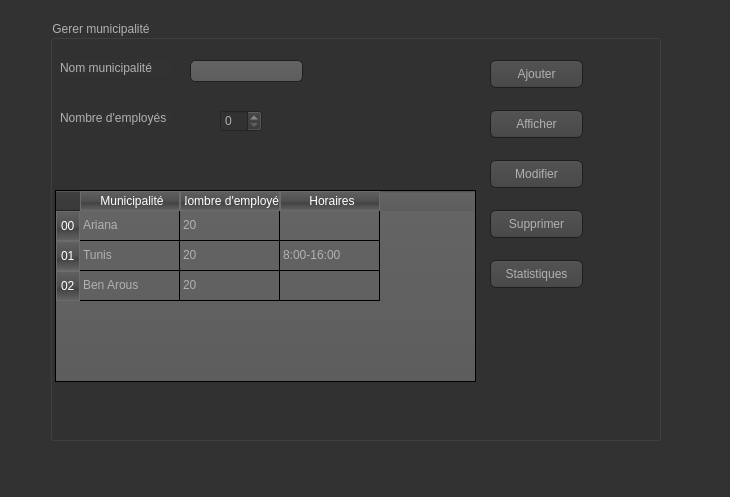
<?xml version="1.0" encoding="UTF-8"?>
<ui version="4.0">
 <class>GestionBureau</class>
 <widget class="QDialog" name="GestionBureau">
  <property name="geometry">
   <rect>
    <x>0</x>
    <y>0</y>
    <width>730</width>
    <height>497</height>
   </rect>
  </property>
  <property name="windowTitle">
   <string>Dialog</string>
  </property>
  <property name="styleSheet">
   <string notr="true">QToolTip
{
     border: 1px solid black;
     background-color: #ffa02f;
     padding: 1px;
     border-radius: 3px;
     opacity: 100;
}

QWidget
{
    color: #b1b1b1;
    background-color: #323232;
}

QWidget:item:hover
{
    background-color: QLinearGradient( x1: 0, y1: 0, x2: 0, y2: 1, stop: 0 #ffa02f, stop: 1 #ca0619);
    color: #000000;
}

QWidget:item:selected
{
    background-color: QLinearGradient( x1: 0, y1: 0, x2: 0, y2: 1, stop: 0 #ffa02f, stop: 1 #d7801a);
}

QMenuBar::item
{
    background: transparent;
}

QMenuBar::item:selected
{
    background: transparent;
    border: 1px solid #ffaa00;
}

QMenuBar::item:pressed
{
    background: #444;
    border: 1px solid #000;
    background-color: QLinearGradient(
        x1:0, y1:0,
        x2:0, y2:1,
        stop:1 #212121,
        stop:0.4 #343434/*,
        stop:0.2 #343434,
        stop:0.1 #ffaa00*/
    );
    margin-bottom:-1px;
    padding-bottom:1px;
}

QMenu
{
    border: 1px solid #000;
}

QMenu::item
{
    padding: 2px 20px 2px 20px;
}

QMenu::item:selected
{
    color: #000000;
}

QWidget:disabled
{
    color: #404040;
    background-color: #323232;
}

QAbstractItemView
{
    background-color: QLinearGradient( x1: 0, y1: 0, x2: 0, y2: 1, stop: 0 #4d4d4d, stop: 0.1 #646464, stop: 1 #5d5d5d);
}

QWidget:focus
{
    /*border: 2px solid QLinearGradient( x1: 0, y1: 0, x2: 0, y2: 1, stop: 0 #ffa02f, stop: 1 #d7801a);*/
}

QLineEdit
{
    background-color: QLinearGradient( x1: 0, y1: 0, x2: 0, y2: 1, stop: 0 #4d4d4d, stop: 0 #646464, stop: 1 #5d5d5d);
    padding: 1px;
    border-style: solid;
    border: 1px solid #1e1e1e;
    border-radius: 5;
}

QPushButton
{
    color: #b1b1b1;
    background-color: QLinearGradient( x1: 0, y1: 0, x2: 0, y2: 1, stop: 0 #565656, stop: 0.1 #525252, stop: 0.5 #4e4e4e, stop: 0.9 #4a4a4a, stop: 1 #464646);
    border-width: 1px;
    border-color: #1e1e1e;
    border-style: solid;
    border-radius: 6;
    padding: 3px;
    font-size: 12px;
    padding-left: 5px;
    padding-right: 5px;
}

QPushButton:pressed
{
    background-color: QLinearGradient( x1: 0, y1: 0, x2: 0, y2: 1, stop: 0 #2d2d2d, stop: 0.1 #2b2b2b, stop: 0.5 #292929, stop: 0.9 #282828, stop: 1 #252525);
}

QComboBox
{
    selection-background-color: #ffaa00;
    background-color: QLinearGradient( x1: 0, y1: 0, x2: 0, y2: 1, stop: 0 #565656, stop: 0.1 #525252, stop: 0.5 #4e4e4e, stop: 0.9 #4a4a4a, stop: 1 #464646);
    border-style: solid;
    border: 1px solid #1e1e1e;
    border-radius: 5;
}

QComboBox:hover,QPushButton:hover
{
    border: 2px solid QLinearGradient( x1: 0, y1: 0, x2: 0, y2: 1, stop: 0 #ffa02f, stop: 1 #d7801a);
}


QComboBox:on
{
    padding-top: 3px;
    padding-left: 4px;
    background-color: QLinearGradient( x1: 0, y1: 0, x2: 0, y2: 1, stop: 0 #2d2d2d, stop: 0.1 #2b2b2b, stop: 0.5 #292929, stop: 0.9 #282828, stop: 1 #252525);
    selection-background-color: #ffaa00;
}

QComboBox QAbstractItemView
{
    border: 2px solid darkgray;
    selection-background-color: QLinearGradient( x1: 0, y1: 0, x2: 0, y2: 1, stop: 0 #ffa02f, stop: 1 #d7801a);
}

QComboBox::drop-down
{
     subcontrol-origin: padding;
     subcontrol-position: top right;
     width: 15px;

     border-left-width: 0px;
     border-left-color: darkgray;
     border-left-style: solid; /* just a single line */
     border-top-right-radius: 3px; /* same radius as the QComboBox */
     border-bottom-right-radius: 3px;
 }

QComboBox::down-arrow
{
     image: url(:/down_arrow.png);
}

QGroupBox:focus
{
border: 2px solid QLinearGradient( x1: 0, y1: 0, x2: 0, y2: 1, stop: 0 #ffa02f, stop: 1 #d7801a);
}

QTextEdit:focus
{
    border: 2px solid QLinearGradient( x1: 0, y1: 0, x2: 0, y2: 1, stop: 0 #ffa02f, stop: 1 #d7801a);
}

QScrollBar:horizontal {
     border: 1px solid #222222;
     background: QLinearGradient( x1: 0, y1: 0, x2: 0, y2: 1, stop: 0.0 #121212, stop: 0.2 #282828, stop: 1 #484848);
     height: 7px;
     margin: 0px 16px 0 16px;
}

QScrollBar::handle:horizontal
{
      background: QLinearGradient( x1: 0, y1: 0, x2: 1, y2: 0, stop: 0 #ffa02f, stop: 0.5 #d7801a, stop: 1 #ffa02f);
      min-height: 20px;
      border-radius: 2px;
}

QScrollBar::add-line:horizontal {
      border: 1px solid #1b1b19;
      border-radius: 2px;
      background: QLinearGradient( x1: 0, y1: 0, x2: 1, y2: 0, stop: 0 #ffa02f, stop: 1 #d7801a);
      width: 14px;
      subcontrol-position: right;
      subcontrol-origin: margin;
}

QScrollBar::sub-line:horizontal {
      border: 1px solid #1b1b19;
      border-radius: 2px;
      background: QLinearGradient( x1: 0, y1: 0, x2: 1, y2: 0, stop: 0 #ffa02f, stop: 1 #d7801a);
      width: 14px;
     subcontrol-position: left;
     subcontrol-origin: margin;
}

QScrollBar::right-arrow:horizontal, QScrollBar::left-arrow:horizontal
{
      border: 1px solid black;
      width: 1px;
      height: 1px;
      background: white;
}

QScrollBar::add-page:horizontal, QScrollBar::sub-page:horizontal
{
      background: none;
}

QScrollBar:vertical
{
      background: QLinearGradient( x1: 0, y1: 0, x2: 1, y2: 0, stop: 0.0 #121212, stop: 0.2 #282828, stop: 1 #484848);
      width: 7px;
      margin: 16px 0 16px 0;
      border: 1px solid #222222;
}

QScrollBar::handle:vertical
{
      background: QLinearGradient( x1: 0, y1: 0, x2: 0, y2: 1, stop: 0 #ffa02f, stop: 0.5 #d7801a, stop: 1 #ffa02f);
      min-height: 20px;
      border-radius: 2px;
}

QScrollBar::add-line:vertical
{
      border: 1px solid #1b1b19;
      border-radius: 2px;
      background: QLinearGradient( x1: 0, y1: 0, x2: 0, y2: 1, stop: 0 #ffa02f, stop: 1 #d7801a);
      height: 14px;
      subcontrol-position: bottom;
      subcontrol-origin: margin;
}

QScrollBar::sub-line:vertical
{
      border: 1px solid #1b1b19;
      border-radius: 2px;
      background: QLinearGradient( x1: 0, y1: 0, x2: 0, y2: 1, stop: 0 #d7801a, stop: 1 #ffa02f);
      height: 14px;
      subcontrol-position: top;
      subcontrol-origin: margin;
}

QScrollBar::up-arrow:vertical, QScrollBar::down-arrow:vertical
{
      border: 1px solid black;
      width: 1px;
      height: 1px;
      background: white;
}


QScrollBar::add-page:vertical, QScrollBar::sub-page:vertical
{
      background: none;
}

QTextEdit
{
    background-color: #242424;
}

QPlainTextEdit
{
    background-color: #242424;
}

QHeaderView::section
{
    background-color: QLinearGradient(x1:0, y1:0, x2:0, y2:1, stop:0 #616161, stop: 0.5 #505050, stop: 0.6 #434343, stop:1 #656565);
    color: white;
    padding-left: 4px;
    border: 1px solid #6c6c6c;
}

QCheckBox:disabled
{
color: #414141;
}

QDockWidget::title
{
    text-align: center;
    spacing: 3px; /* spacing between items in the tool bar */
    background-color: QLinearGradient(x1:0, y1:0, x2:0, y2:1, stop:0 #323232, stop: 0.5 #242424, stop:1 #323232);
}

QDockWidget::close-button, QDockWidget::float-button
{
    text-align: center;
    spacing: 1px; /* spacing between items in the tool bar */
    background-color: QLinearGradient(x1:0, y1:0, x2:0, y2:1, stop:0 #323232, stop: 0.5 #242424, stop:1 #323232);
}

QDockWidget::close-button:hover, QDockWidget::float-button:hover
{
    background: #242424;
}

QDockWidget::close-button:pressed, QDockWidget::float-button:pressed
{
    padding: 1px -1px -1px 1px;
}

QMainWindow::separator
{
    background-color: QLinearGradient(x1:0, y1:0, x2:0, y2:1, stop:0 #161616, stop: 0.5 #151515, stop: 0.6 #212121, stop:1 #343434);
    color: white;
    padding-left: 4px;
    border: 1px solid #4c4c4c;
    spacing: 3px; /* spacing between items in the tool bar */
}

QMainWindow::separator:hover
{

    background-color: QLinearGradient(x1:0, y1:0, x2:0, y2:1, stop:0 #d7801a, stop:0.5 #b56c17 stop:1 #ffa02f);
    color: white;
    padding-left: 4px;
    border: 1px solid #6c6c6c;
    spacing: 3px; /* spacing between items in the tool bar */
}

QToolBar::handle
{
     spacing: 3px; /* spacing between items in the tool bar */
     background: url(:/images/handle.png);
}

QMenu::separator
{
    height: 2px;
    background-color: QLinearGradient(x1:0, y1:0, x2:0, y2:1, stop:0 #161616, stop: 0.5 #151515, stop: 0.6 #212121, stop:1 #343434);
    color: white;
    padding-left: 4px;
    margin-left: 10px;
    margin-right: 5px;
}

QProgressBar
{
    border: 2px solid grey;
    border-radius: 5px;
    text-align: center;
}

QProgressBar::chunk
{
    background-color: #d7801a;
    width: 2.15px;
    margin: 0.5px;
}

QTabBar::tab {
    color: #b1b1b1;
    border: 1px solid #444;
    border-bottom-style: none;
    background-color: #323232;
    padding-left: 10px;
    padding-right: 10px;
    padding-top: 3px;
    padding-bottom: 2px;
    margin-right: -1px;
}

QTabWidget::pane {
    border: 1px solid #444;
    top: 1px;
}

QTabBar::tab:last
{
    margin-right: 0; /* the last selected tab has nothing to overlap with on the right */
    border-top-right-radius: 3px;
}

QTabBar::tab:first:!selected
{
 margin-left: 0px; /* the last selected tab has nothing to overlap with on the right */


    border-top-left-radius: 3px;
}

QTabBar::tab:!selected
{
    color: #b1b1b1;
    border-bottom-style: solid;
    margin-top: 3px;
    background-color: QLinearGradient(x1:0, y1:0, x2:0, y2:1, stop:1 #212121, stop:.4 #343434);
}

QTabBar::tab:selected
{
    border-top-left-radius: 3px;
    border-top-right-radius: 3px;
    margin-bottom: 0px;
}

QTabBar::tab:!selected:hover
{
    /*border-top: 2px solid #ffaa00;
    padding-bottom: 3px;*/
    border-top-left-radius: 3px;
    border-top-right-radius: 3px;
    background-color: QLinearGradient(x1:0, y1:0, x2:0, y2:1, stop:1 #212121, stop:0.4 #343434, stop:0.2 #343434, stop:0.1 #ffaa00);
}

QRadioButton::indicator:checked, QRadioButton::indicator:unchecked{
    color: #b1b1b1;
    background-color: #323232;
    border: 1px solid #b1b1b1;
    border-radius: 6px;
}

QRadioButton::indicator:checked
{
    background-color: qradialgradient(
        cx: 0.5, cy: 0.5,
        fx: 0.5, fy: 0.5,
        radius: 1.0,
        stop: 0.25 #ffaa00,
        stop: 0.3 #323232
    );
}

QCheckBox::indicator{
    color: #b1b1b1;
    background-color: #323232;
    border: 1px solid #b1b1b1;
    width: 9px;
    height: 9px;
}

QRadioButton::indicator
{
    border-radius: 6px;
}

QRadioButton::indicator:hover, QCheckBox::indicator:hover
{
    border: 1px solid #ffaa00;
}

QCheckBox::indicator:checked
{
    image:url(:/images/checkbox.png);
}

QCheckBox::indicator:disabled, QRadioButton::indicator:disabled
{
    border: 1px solid #444;
}</string>
  </property>
  <widget class="QGroupBox" name="groupBox">
   <property name="geometry">
    <rect>
     <x>50</x>
     <y>20</y>
     <width>611</width>
     <height>421</height>
    </rect>
   </property>
   <property name="title">
    <string>Gerer municipalité</string>
   </property>
   <widget class="QLabel" name="label_2">
    <property name="geometry">
     <rect>
      <x>10</x>
      <y>40</y>
      <width>111</width>
      <height>16</height>
     </rect>
    </property>
    <property name="text">
     <string>Nom municipalité</string>
    </property>
   </widget>
   <widget class="QLineEdit" name="lineEdit_2">
    <property name="geometry">
     <rect>
      <x>140</x>
      <y>40</y>
      <width>113</width>
      <height>22</height>
     </rect>
    </property>
   </widget>
   <widget class="QPushButton" name="pushButton">
    <property name="geometry">
     <rect>
      <x>440</x>
      <y>40</y>
      <width>93</width>
      <height>28</height>
     </rect>
    </property>
    <property name="text">
     <string>Ajouter</string>
    </property>
   </widget>
   <widget class="QPushButton" name="pushButton_2">
    <property name="geometry">
     <rect>
      <x>440</x>
      <y>140</y>
      <width>93</width>
      <height>28</height>
     </rect>
    </property>
    <property name="text">
     <string>Modifier</string>
    </property>
   </widget>
   <widget class="QPushButton" name="pushButton_4">
    <property name="geometry">
     <rect>
      <x>440</x>
      <y>90</y>
      <width>93</width>
      <height>28</height>
     </rect>
    </property>
    <property name="text">
     <string>Afficher</string>
    </property>
   </widget>
   <widget class="QPushButton" name="pushButton_5">
    <property name="geometry">
     <rect>
      <x>440</x>
      <y>190</y>
      <width>93</width>
      <height>28</height>
     </rect>
    </property>
    <property name="text">
     <string>Supprimer</string>
    </property>
   </widget>
   <widget class="QLabel" name="label_3">
    <property name="geometry">
     <rect>
      <x>10</x>
      <y>90</y>
      <width>111</width>
      <height>16</height>
     </rect>
    </property>
    <property name="text">
     <string>Nombre d'employés</string>
    </property>
   </widget>
   <widget class="QSpinBox" name="spinBox">
    <property name="geometry">
     <rect>
      <x>170</x>
      <y>90</y>
      <width>42</width>
      <height>22</height>
     </rect>
    </property>
   </widget>
   <widget class="QTableWidget" name="tableWidget">
    <property name="geometry">
     <rect>
      <x>5</x>
      <y>170</y>
      <width>421</width>
      <height>192</height>
     </rect>
    </property>
    <row>
     <property name="text">
      <string>00</string>
     </property>
    </row>
    <row>
     <property name="text">
      <string>01</string>
     </property>
    </row>
    <row>
     <property name="text">
      <string>02</string>
     </property>
    </row>
    <column>
     <property name="text">
      <string>Municipalité</string>
     </property>
    </column>
    <column>
     <property name="text">
      <string>Nombre d'employés</string>
     </property>
    </column>
    <column>
     <property name="text">
      <string>Horaires</string>
     </property>
    </column>
    <item row="0" column="0">
     <property name="text">
      <string>Ariana</string>
     </property>
    </item>
    <item row="0" column="1">
     <property name="text">
      <string>20</string>
     </property>
    </item>
    <item row="1" column="0">
     <property name="text">
      <string>Tunis</string>
     </property>
    </item>
    <item row="1" column="1">
     <property name="text">
      <string>20</string>
     </property>
    </item>
    <item row="1" column="2">
     <property name="text">
      <string>8:00-16:00</string>
     </property>
    </item>
    <item row="2" column="0">
     <property name="text">
      <string>Ben Arous</string>
     </property>
    </item>
    <item row="2" column="1">
     <property name="text">
      <string>20</string>
     </property>
    </item>
   </widget>
   <widget class="QPushButton" name="pushButton_3">
    <property name="geometry">
     <rect>
      <x>440</x>
      <y>240</y>
      <width>93</width>
      <height>28</height>
     </rect>
    </property>
    <property name="text">
     <string>Statistiques</string>
    </property>
   </widget>
  </widget>
 </widget>
 <resources/>
 <connections/>
</ui>
